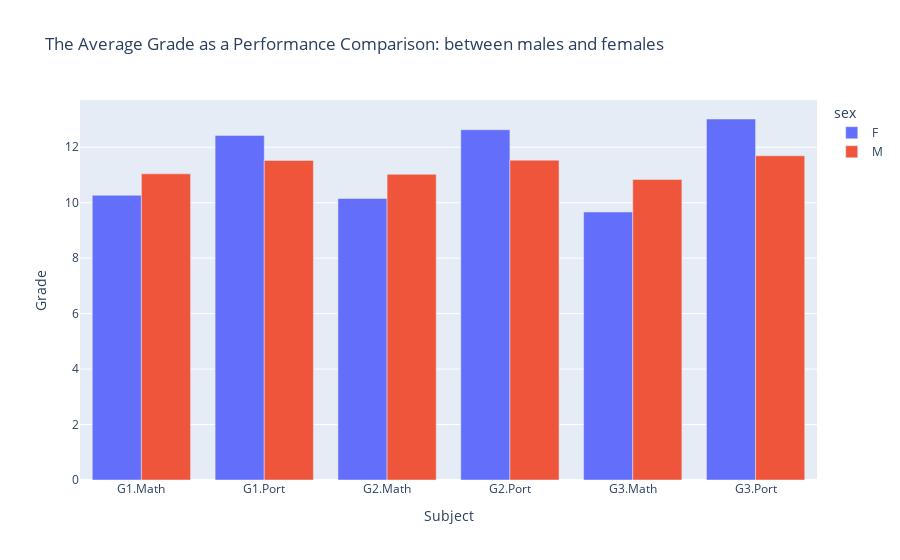

Notebook code for this chart:
### Markdown cell above
By this table we can say that the students who had the highest final grade in the Portugese subject are female students, while the students who have the highest final grade in the Mathematics are male students.

### Code cell
# Melt the DataFrame to create a long-form representation suitable for visualization
data_melted = data.melt(id_vars='sex', value_vars=['G1.Math', 'G2.Math', 'G3.Math', 'G1.Port', 'G2.Port', 'G3.Port'], var_name='Subject', value_name='Grade')
grouping = data_melted.groupby(by=["sex", "Subject"])["Grade"].mean().reset_index()

# Create a grouped bar plot with Plotly
fig = px.bar(grouping, x='Subject', y='Grade', color='sex', barmode='group',
             title='The Average Grade as a Performance Comparison: between males and females', labels={'Grade': 'Average Grade'})
fig.update_layout(xaxis_title='Subject', yaxis_title='Grade', showlegend=True)
fig.show()

### Figure 1 — Plotly figure (JSON) as saved in the notebook; plotly's stock layout.template omitted (floating-point values rounded to 4 significant figures)
{"data": [{"alignmentgroup": "True", "hovertemplate": "sex=F<br>Subject=%{x}<br>Average Grade=%{y}<extra></extra>", "legendgroup": "F", "marker": {"color": "#636efa", "pattern": {"shape": ""}}, "name": "F", "offsetgroup": "F", "orientation": "v", "showlegend": true, "textposition": "auto", "type": "bar", "x": ["G1.Math", "G1.Port", "G2.Math", "G2.Port", "G3.Math", "G3.Port"], "xaxis": "x", "y": [10.27, 12.43, 10.15, 12.63, 9.665, 13.02], "yaxis": "y"}, {"alignmentgroup": "True", "hovertemplate": "sex=M<br>Subject=%{x}<br>Average Grade=%{y}<extra></extra>", "legendgroup": "M", "marker": {"color": "#EF553B", "pattern": {"shape": ""}}, "name": "M", "offsetgroup": "M", "orientation": "v", "showlegend": true, "textposition": "auto", "type": "bar", "x": ["G1.Math", "G1.Port", "G2.Math", "G2.Port", "G3.Math", "G3.Port"], "xaxis": "x", "y": [11.04, 11.53, 11.02, 11.53, 10.84, 11.69], "yaxis": "y"}], "layout": {"barmode": "group", "legend": {"title": {"text": "sex"}, "tracegroupgap": 0}, "showlegend": true, "title": {"text": "The Average Grade as a Performance Comparison: between males and females"}, "xaxis": {"anchor": "y", "domain": [0, 1], "title": {"text": "Subject"}}, "yaxis": {"anchor": "x", "domain": [0, 1], "title": {"text": "Grade"}}}}
